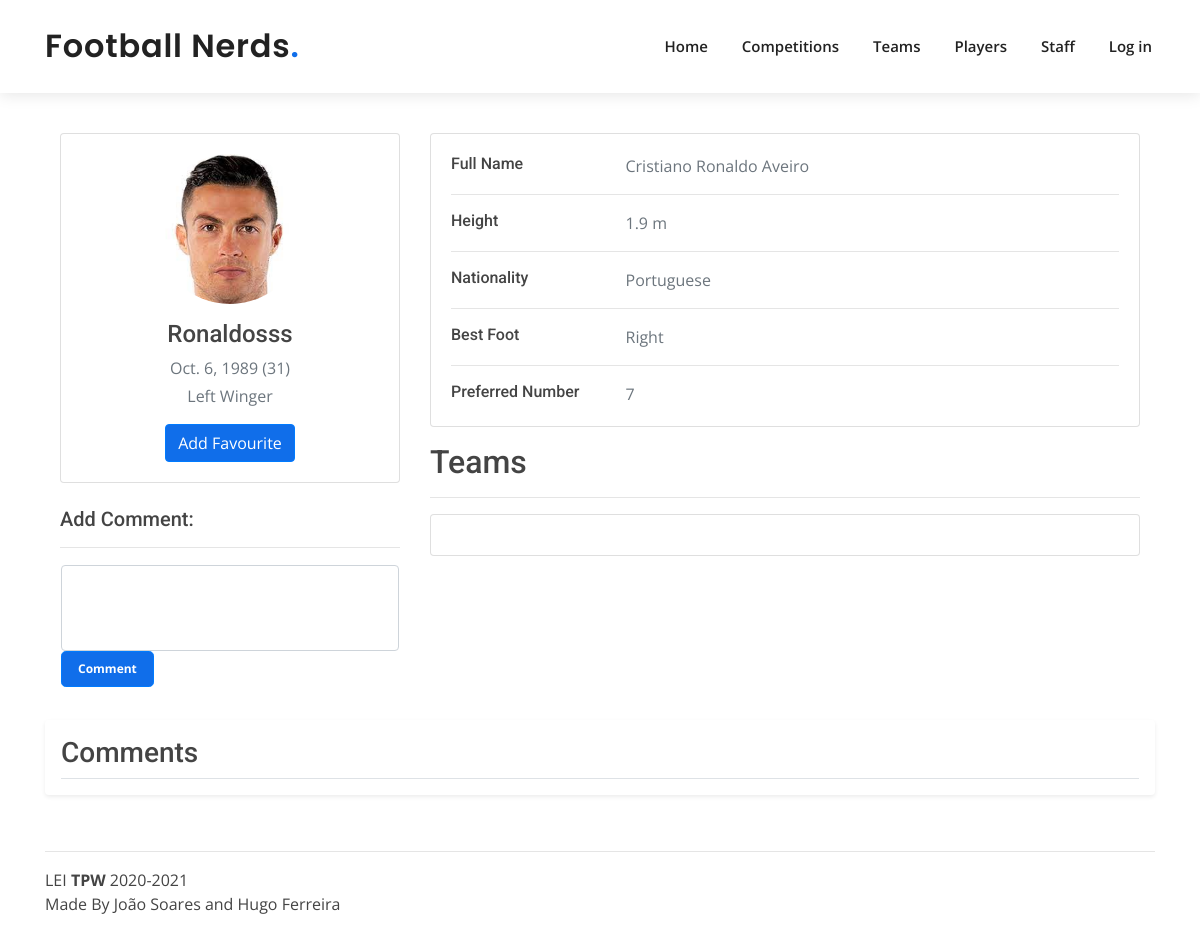
Page /players/1 on the earlier database version.
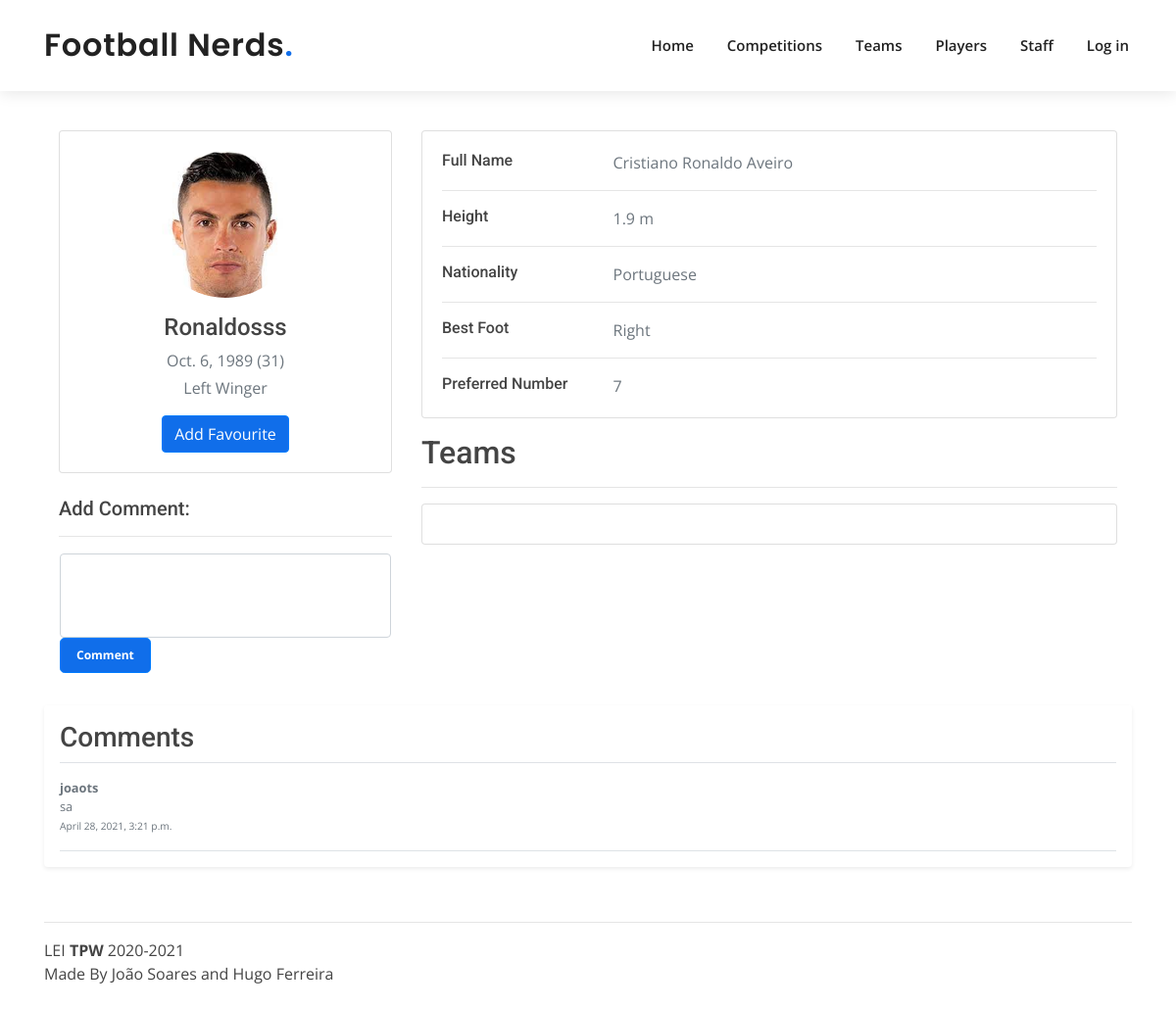
Same page on the later database version.
### app/models.py (models this page shows, shortened)
class CommentPlayer(models.Model):
    player = models.ForeignKey(Player, on_delete=models.CASCADE)
    user = models.ForeignKey(NormalUser, on_delete=models.CASCADE)
    timeofpost = models.DateTimeField(default=datetime.now)
    comment = models.CharField(max_length=120)

class NormalUser(models.Model):
    user = models.OneToOneField(User, on_delete=models.CASCADE)
    job_football_related = models.BooleanField()
    favouriteplayers = models.ManyToManyField(Player, through='FavouritePlayer')
    favouriteteams = models.ManyToManyField(Team, through='FavouriteTeam')
    favouritecompetitions = models.ManyToManyField(Competition, through='FavouriteCompetition')

### app/views.py (the view, shortened to what this page needs)
# urls.py: path('players/<int:id>', views.player_details, name='player_details'),
def player_details(request, id):
    if not request.user.is_authenticated:
        favouriteplayer = False
        deleteeditbbt = False
    t_parms = {
        'player': Player.objects.get(id=id),
        'teams': set(Team.objects.filter(playerplaysfor__player_id=id).distinct()),  # TODO: Encontrar melhor solução
        'season': PlayerPlaysFor.objects.filter(player_id=id),
        'comments': CommentPlayer.objects.filter(player_id=id),
        'age': int((datetime.date.today() - Player.objects.get(id=id).birthday).days / 365),
        'favouriteplayer': favouriteplayer,
        'formComment': MakeCommentForm(),
        'deleteeditbbt': deleteeditbbt
    }
    return render(request, 'player_details.html', t_parms)

### app/forms.py
class MakeCommentForm(forms.Form):
    comment = forms.CharField(widget=forms.Textarea, label='Add Comment')
    fields = ('comment')
    def __init__(self, *args, **kwargs):
        super().__init__(*args, **kwargs)
        for myField in self.fields:
            self.fields[myField].widget.attrs['rows'] = 3
            self.fields[myField].widget.attrs['class'] = 'form-control'
            self.fields[myField].widget.attrs['style'] = 'resize:none'

### templates/player_details.html (shortened to what the changed rows need)
{% extends 'layout.html' %}
{% load static %}
{% block content %}
<div class="container" style="padding-top: 40px">
    <div class="main-body">
          <div class="row gutters-sm">
            <div class="col-md-8">
                    <h2>Teams</h2>
            </div>
            </div>
          </div>
        </div>
          <div class="my-3 p-3 bg-body rounded shadow-sm">
              {% for comment in comments %}
            <div class=" border-bottom d-flex text-muted pt-3">
              <p class="pb-3 mb-0 small lh-sm ">
                <strong class="d-block text-gray-dark">{{ comment.user.user }}</strong>
                {{ comment.comment }}
                  <br>
                  <small>{{ comment.timeofpost }}</small>
              </p>
            </div>
              {% endfor %}
            </div>
          </div>
{% endblock %}

Differences in the rows shown:
added CommentPlayer: user.user "joaots", comment "sa", timeofpost "April 28, 2021, 3:21 p.m."
